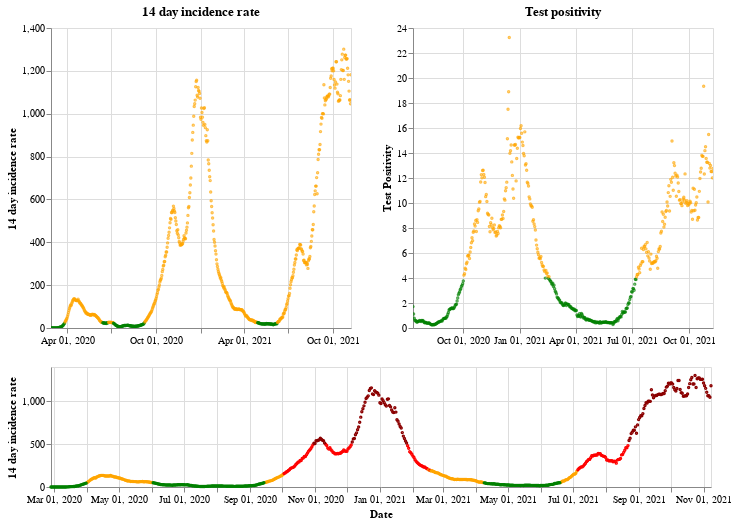

Notebook code cell kept with this figure:
### Markdown cell above
## Wales

### Code cell
plot_traffic_light('Wales')

### Figure 1 — Vega-Lite specification as saved in the notebook (floating-point values rounded to 4 significant figures; data arrays with more than 128 entries replaced by an {"elided": "..."} marker saying what was removed)
{"config": {"view": {"continuousWidth": 400, "continuousHeight": 300}}, "vconcat": [{"hconcat": [{"mark": {"type": "point", "size": 2}, "encoding": {"color": {"condition": {"value": "green", "test": "(datum.twoWeeklyCasesRate <= 25)"}, "value": "orange"}, "tooltip": [{"type": "nominal", "field": "areaName"}, {"type": "temporal", "field": "date"}, {"type": "quantitative", "field": "twoWeeklyCasesRate"}, {"type": "quantitative", "field": "testPositivity"}], "x": {"type": "temporal", "axis": {"title": ""}, "field": "date", "scale": {"domain": {"selection": "DateBrush"}}, "timeUnit": "yearmonthdate"}, "y": {"type": "quantitative", "axis": {"title": "14 day incidence rate"}, "field": "twoWeeklyCasesRate"}}, "title": "14 day incidence rate", "width": 300}, {"mark": {"type": "point", "size": 2}, "encoding": {"color": {"condition": {"value": "green", "test": "(datum.testPositivity <= 4)"}, "value": "orange"}, "tooltip": [{"type": "nominal", "field": "areaName"}, {"type": "temporal", "field": "date"}, {"type": "quantitative", "field": "twoWeeklyCasesRate"}, {"type": "quantitative", "field": "testPositivity"}], "x": {"type": "temporal", "axis": {"title": ""}, "field": "date", "scale": {"domain": {"selection": "DateBrush"}}, "timeUnit": "yearmonthdate"}, "y": {"type": "quantitative", "axis": {"title": "Test Positivity"}, "field": "testPositivity"}}, "title": "Test positivity", "width": 300}]}, {"layer": [{"mark": {"type": "point", "size": 2}, "encoding": {"color": {"condition": {"value": "orange", "test": "(((datum.testPositivity < 4) && (datum.twoWeeklyCasesRate >= 50)) && (datum.twoWeeklyCasesRate < 200))"}, "value": "red"}, "opacity": {"condition": {"value": 1, "test": "((datum.twoWeeklyCasesRate >= 50) && (datum.twoWeeklyCasesRate < 500))"}, "value": 0}, "tooltip": [{"type": "nominal", "field": "areaName"}, {"type": "temporal", "field": "date"}, {"type": "quantitative", "field": "twoWeeklyCasesRate"}, {"type": "quantitative", "field": "testPositivity"}], "x": {"type": "temporal", "axis": {"title": "Date"}, "field": "date", "timeUnit": "yearmonthdate"}, "y": {"type": "quantitative", "axis": {"title": "14 day incidence rate"}, "field": "twoWeeklyCasesRate"}}, "selection": {"DateBrush": {"type": "interval", "encodings": ["x"], "fields": ["Time"]}}}, {"mark": {"type": "point", "size": 2}, "encoding": {"color": {"value": "darkred"}, "opacity": {"condition": {"value": 1, "test": "(datum.twoWeeklyCasesRate >= 500)"}, "value": 0}, "tooltip": [{"type": "nominal", "field": "areaName"}, {"type": "temporal", "field": "date"}, {"type": "quantitative", "field": "twoWeeklyCasesRate"}, {"type": "quantitative", "field": "testPositivity"}], "x": {"type": "temporal", "axis": {"title": "Date"}, "field": "date", "timeUnit": "yearmonthdate"}, "y": {"type": "quantitative", "axis": {"title": "14 day incidence rate"}, "field": "twoWeeklyCasesRate"}}}, {"mark": {"type": "point", "size": 2}, "encoding": {"color": {"condition": {"value": "green", "test": "((datum.testPositivity < 4) && (datum.twoWeeklyCasesRate < 50))"}, "value": "orange"}, "opacity": {"condition": {"value": 1, "test": "(datum.twoWeeklyCasesRate < 50)"}, "value": 0}, "tooltip": [{"type": "nominal", "field": "areaName"}, {"type": "temporal", "field": "date"}, {"type": "quantitative", "field": "twoWeeklyCasesRate"}, {"type": "quantitative", "field": "testPositivity"}], "x": {"type": "temporal", "axis": {"title": "Date"}, "field": "date", "timeUnit": "yearmonthdate"}, "y": {"type": "quantitative", "axis": {"title": "14 day incidence rate"}, "field": "twoWeeklyCasesRate"}}}], "height": 120, "width": 660}], "data": {"name": "data-017ce1da2b6402d8aadb2f9fd3454d4f"}, "$schema": "https://vega.github.io/schema/vega-lite/v4.8.1.json", "datasets": {"data-017ce1da2b6402d8aadb2f9fd3454d4f": {"elided": "621 records"}}}
